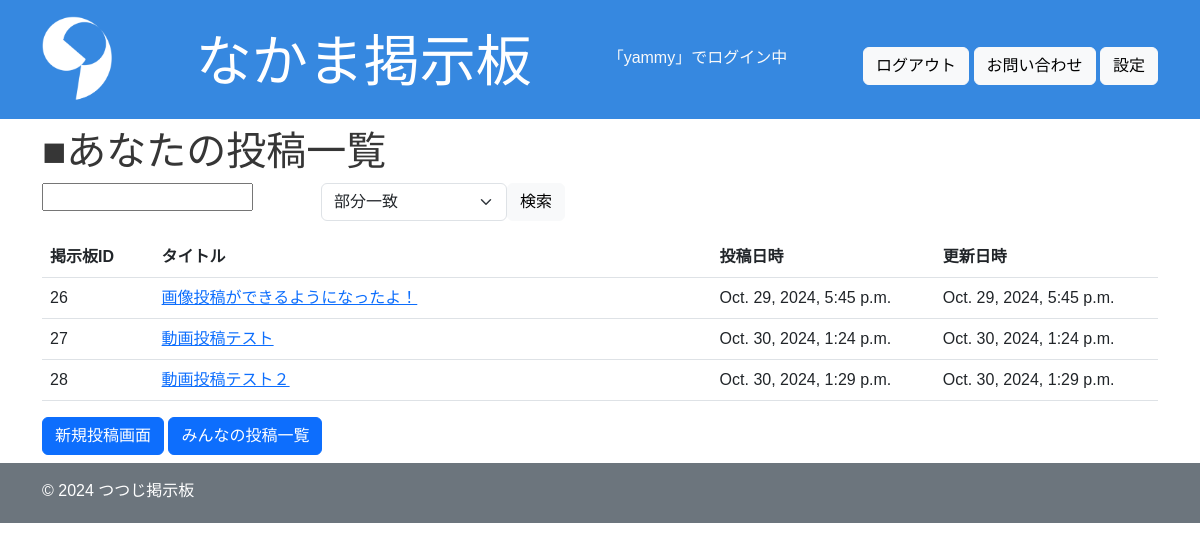
/my_board/ (signed in), run on the app's committed database.
### app/models.py (models this page shows, shortened)
class Board(models.Model):
    title = models.CharField(max_length=200)
    content = models.TextField()
    image = models.ImageField(upload_to='images/', blank=True, null=True)
    video = models.FileField(upload_to='videos/', blank=True, null=True)
    user = models.ForeignKey(User, on_delete=models.CASCADE, related_name="boards", null=True)
    created_at = models.DateTimeField(auto_now_add=True)
    updated_at = models.DateTimeField(auto_now=True)

### app/views.py (the view)
# urls.py: path("my_board/", login_required(views.my_boards), name = "my_boards" ),
@login_required
def my_boards(request):
    user = request.user
    boards = user.boards.all()
    return render(request, "my_boards.html", {"boards": boards})

### templates/my_boards.html (shortened to what this page needs)
{% extends "base.html" %}
{% load static %}
{% block content %}
<body class="dark">
    <section>
    <h1>■あなたの投稿一覧</h1>
    <form method="gGET" action="{% url 'app:search' %}" class="d-flex flex-row mb-3">
    <div class="col-md-3">
        <input type="text" name="query" id="id_query" pleceholder="検索">
    </div>
    <div class="col-md-2">
        <select name="search_type" class="form-select">
            <option value="partial">部分一致</option>
        </select>
    </div>
    <div class="col-md-1">
        <button type="submit" class="btn btn-light">検索</button>
        </div>
    </form>
    <table class="table">
        <colgroup>
            <col style="width: 10%;">
            <col style="width: 50%;">
            <col style="width: 20%;">
            <col style="width: 20%;">
        </colgroup>
        <thead>
            <tr>
                <th scope="col">掲示板ID</th>
                <th scope="col">タイトル</th>
                <th scope="col">投稿日時</th>
                <th scope="col">更新日時</th>
            </tr>
        </thead>
        <tbody>
            {% for board in boards %}
            <tr>
                <td scope="col">{{ board.id }}</td>
                <td scope="col"><a href="{% url 'app:show' pk=board.id %}">{{ board.title }}</td>
                <td scope="col">{{ board.created_at }}</td>
                <td scope="col">{{ board.updated_at }}</td>
                </tr>
            {% endfor %}
        </tbody>
        </table>
        <a href="{% url 'app:new' %}" class="btn btn-primary">新規投稿画面</a>
        <a href="{% url 'app:index' %}" class="btn btn-primary">みんなの投稿一覧</a>
    </section>
    </body>
{% endblock %}

### templates/base.html (shortened to what this page needs)
{% load static %}
<!DOCTYPE html>
<html lang="ja">
<head>
     <link href="https://cdn.jsdelivr.net/npm/bootstrap@5.3.0/dist/css/bootstrap.min.css" rel="stylesheet">
     <link rel="stylesheet" href="https://cdn.jsdelivr.net/npm/bootstrap-icons@1.11.3/font/bootstrap-icons.min.css">
     <link rel="stylesheet" type="text/css" href="{% static 'css/style.css' %}">
</head>
<body>
    <header class="bg-success">
        <div class="container">
            <div class="pt-3 pb-1 mb-2 text-white d-flex justify-content-between align-items-center flex-wrap">
            <img src="{% static 'images/icon.png' %}" alt="アイコン" width="70" class="me-2">
            <h1 class="display-4">なかま掲示板</h1>
            {% if user.is_authenticated %}
            <div>
                <p class="text-light">「{{ user.username }}」でログイン中</p>
            </div>
            <div>
                <form action="{% url 'logout' %}" method="post" style="display: inline;">
                    <button type="submit" class="btn btn-light">ログアウト</button>
                </form>
                <a href="{% url 'app:contact' %}" class="btn btn-light">お問い合わせ</a>
                <a href="{% url 'app:option' %}" class="btn btn-light">設定</a>
            </div>
            {% else %}
                <a href="{% url 'signup' %}" class="btn btn-light">サインアップ</a>
                <a href="{% url 'login' %}" class="btn btn-light">ログイン</a>
                <a href="{% url 'app:contact' %}" class="btn btn-light">お問い合わせ</a>
            {% endif %}
            </div>
        </div>
    </header>
    <main>
        <div class="container">
            <div class="mb-2">
                {% block content %}{% endblock %}
            </div>
        </div>
    </main>
    <footer class="bg-secondary">
        <div class="container">
            <div class="pt-3 pb-1 mb-2 text-white">
                <p class="trxt-center">&copy; 2024 つつじ掲示板</p>
            </div>
        </div>
    </footer>
</body>
</html>

### static/css/style.css (style rules this page uses)
* { padding: 0; margin: 0; box-sizing: border-box; text-decoration: none; color: inherit; list-style-position: inside; }
.bg-success { background-color: #3688e0 !important; color: #363636; }
body { font-size: 16px; color: #363636; font-family: "Hiragino kaku Gothic ProN", sans-serif; }
header { background-color: cyan; text-align: center; }
main { padding: 0 20px; }

### data on the page
Board: id "26", title "画像投稿ができるようになったよ！", created_at "Oct. 29, 2024, 5:45 p.m.", updated_at "Oct. 29, 2024, 5:45 p.m."
Board: id "27", title "動画投稿テスト", created_at "Oct. 30, 2024, 1:24 p.m.", updated_at "Oct. 30, 2024, 1:24 p.m."
Board: id "28", title "動画投稿テスト２", created_at "Oct. 30, 2024, 1:29 p.m.", updated_at "Oct. 30, 2024, 1:29 p.m."

### other printed values
{{ user.username }} "yammy"
